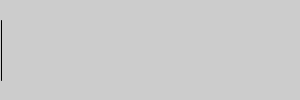
Frame 1 (no input)
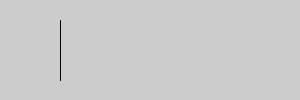
Frame 60 (the mouse pressed at the canvas centre just before this capture)
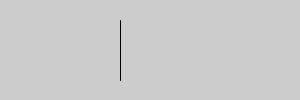
Frame 120 (the mouse held since frame 60 and released just before this capture)

The Processing sketch that drew these frames (run headless with seeded random() and noise(); from frame 60 on, the mouse is pressed at the canvas centre):

// Processing sketch: animLine300w
// ── animLine300w.pde
//Animacja lini  

void setup() {
  frameRate(16);
  size(300,100);
}

int pos = 0;

void draw() 
{
  background(204);
  pos++;
  line(pos, 20, pos, 80);
}
